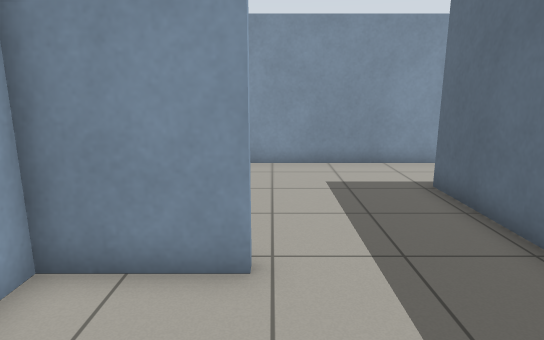
[1] (above)

24 first-person views from a walk through a robot-simulator world made for Gazebo. The camera is 1.2 m above the floor, tilts 12° down and sees 75° across. The floor is counted in squares, 0.5 m on a side. Each view is taken from the middle of a square. On the plan, view 1 faces up. The plan holds only what a view shows up to about 20 squares ahead; the rest is blank. The place goes on beyond the plan. Simple patterns stand in for the simulator's built-in surfaces.

[2]
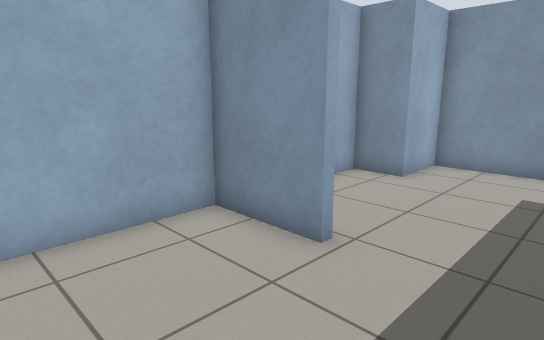

[3]
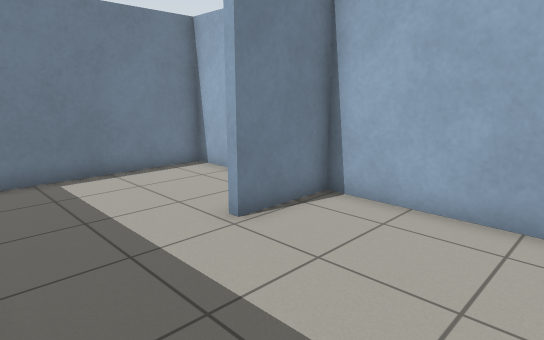

[4]
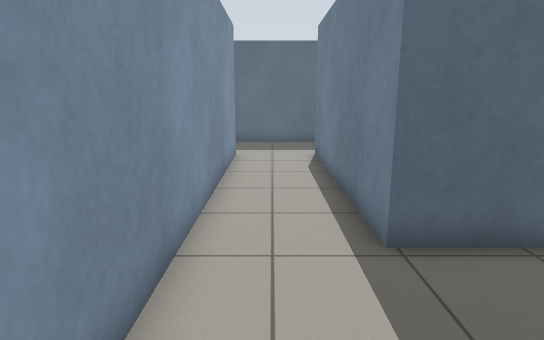

[5]
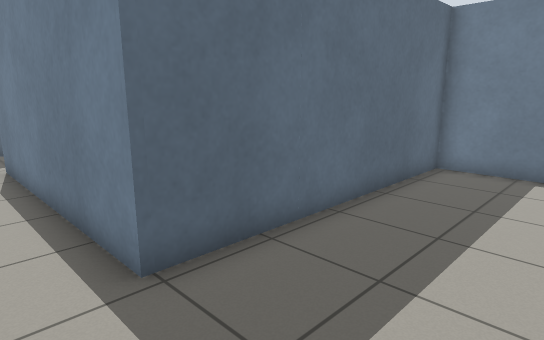

[6]
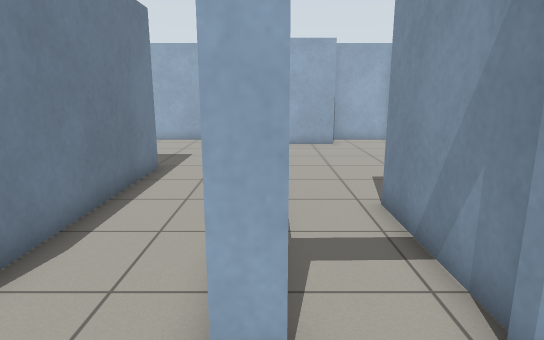

[7]
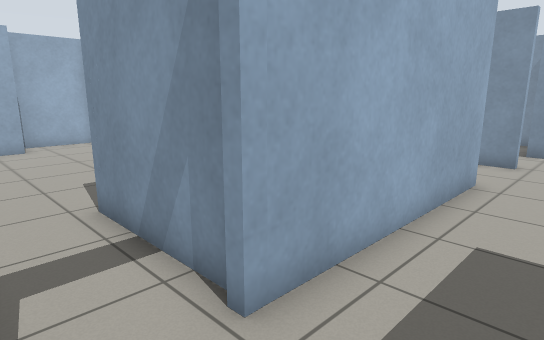

[8]
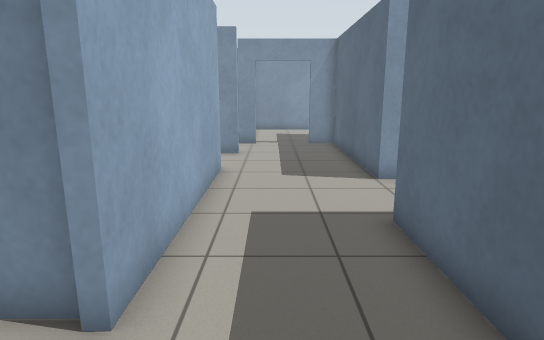

[9]
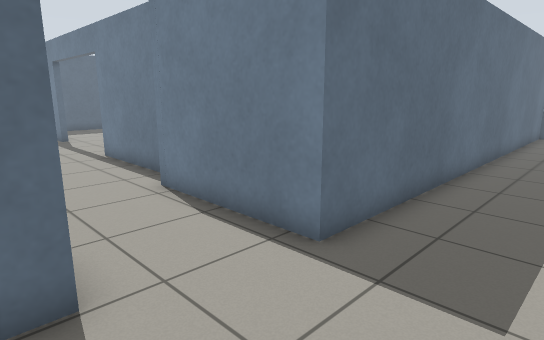

[10]
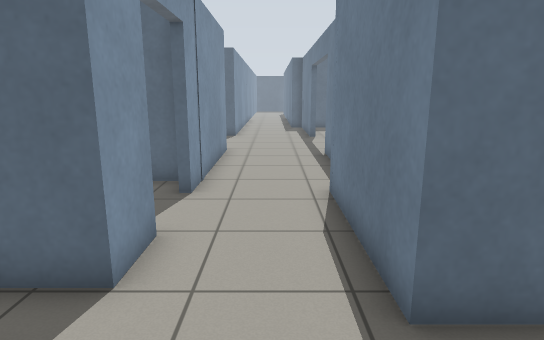

[11]
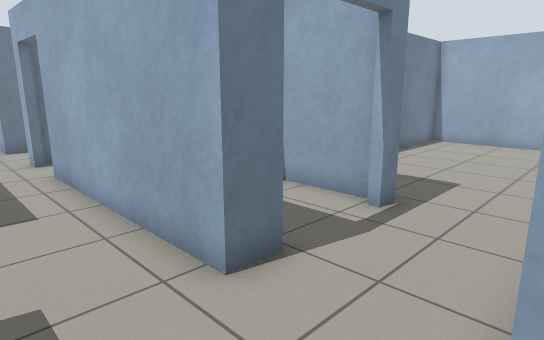

[12]
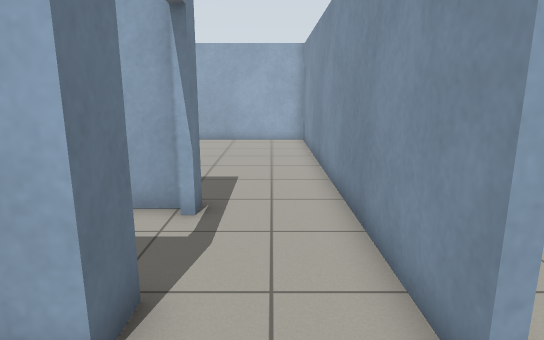

[13]
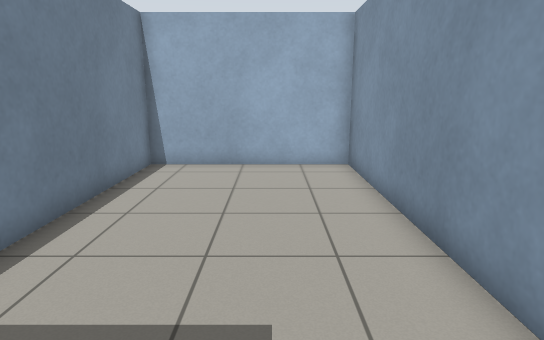

[14]
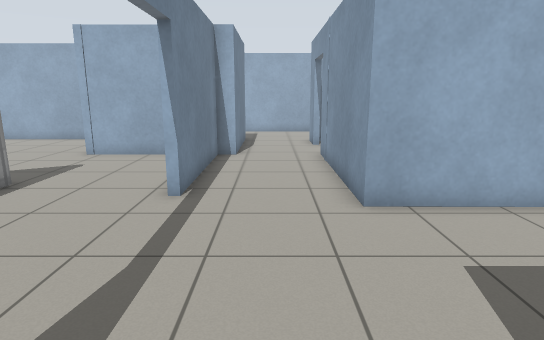

[15]
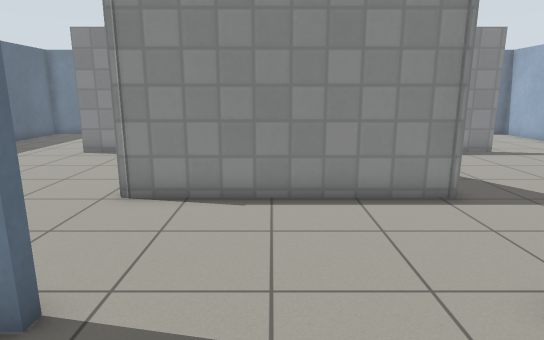

[16]
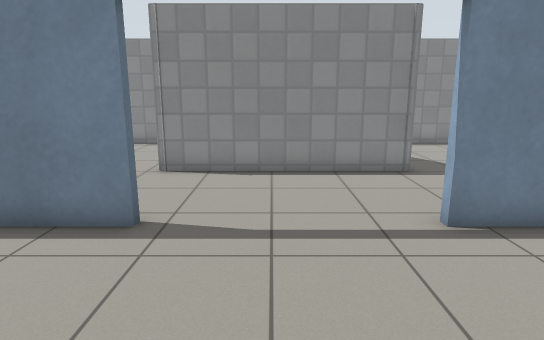

[17]
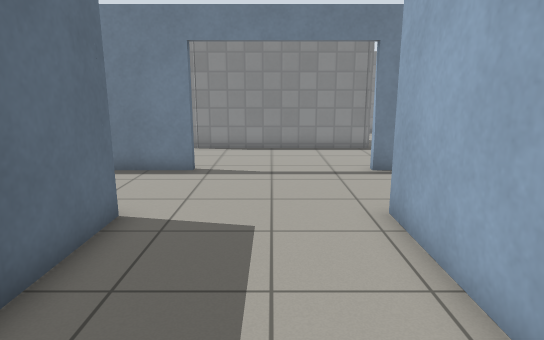

[18]
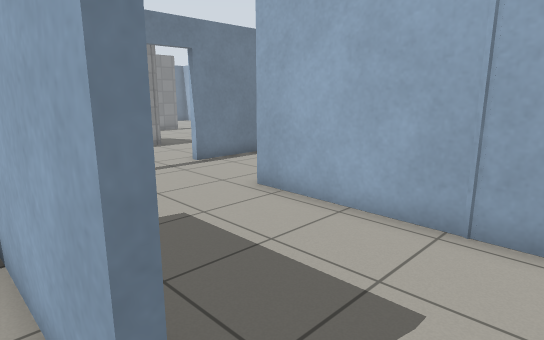

[19]
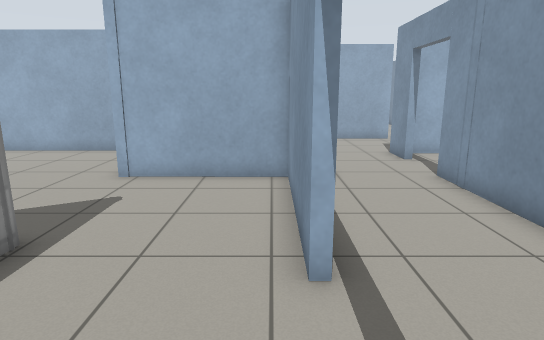

[20]
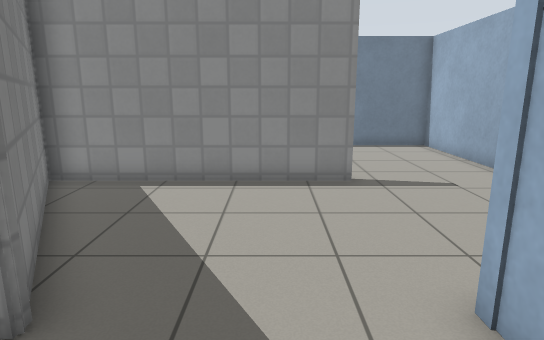

[21]
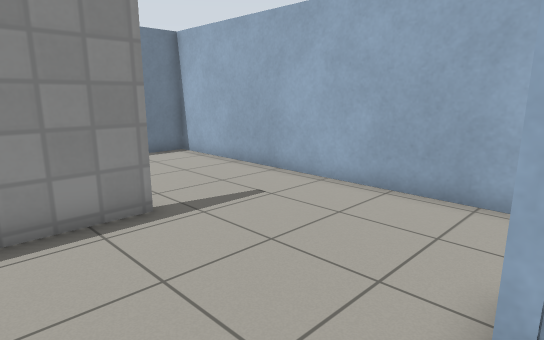

[22]
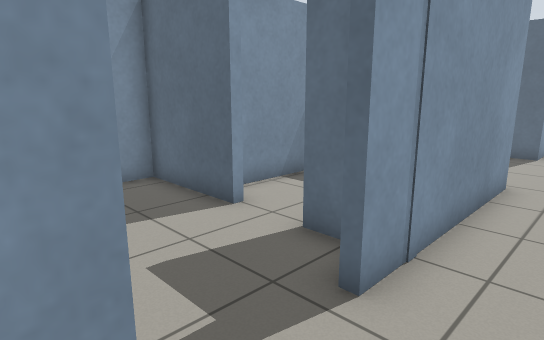

[23]
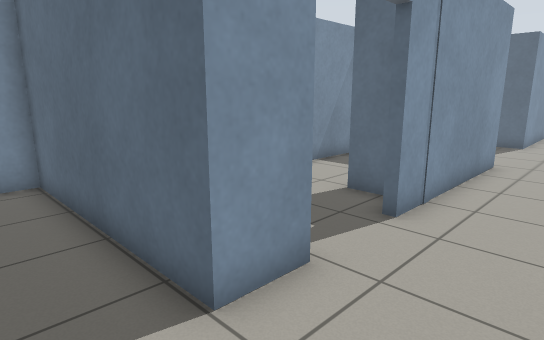

[24]
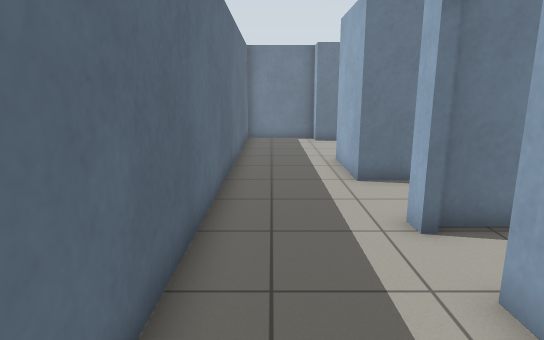

### Floor plan
Points are (right, up) in squares from view 1. A wall is a line through its corners. A room is listed if a view was taken in it or the views show most of it. See-through windows are left out.
Room 1 (views 1, 2)
walls: (-0.3, 4.4) (-3.2, 4.4) (-3.2, -1) (4.3, -1) (4.3, 3.5)
ways out: opening at (1.5, 4.5) to room 2
Room 2 (views 3, 4, 5)
walls: (4.3, 3.5) (4.3, 9.2) (13.6, 9.2); (13.3, 12.5) (-1.5, 12.5) (-1.5, 10) (-3.2, 10) (-3.2, 4.8) (-0.3, 4.8) (-0.3, 4.4)
ways out: opening at (1.5, 4.5) to room 1; opening at (14, 10.5) to room 3
Room 3 (views 6, 7, 8, 10, 22, 23, 24)
walls: (13.3, 13.2) (13.3, 12.5); (13.6, 9.2) (13.6, 5.6); (13.3, 21.4) (13.3, 15.2); (19.9, 22) (18.1, 22); (23.5, 22) (22.5, 22); (17.3, 4.5) (17.3, 18.5) (22.7, 18.5)
ways out: opening at (14, 10.5) to room 2; opening at (15.5, 22.5) to room 4; opening at (23.5, 20.5) to room 6; opening at (15.5, 5.5); open door at (13, 14); open door at (21, 22)
Room 4 (views 9, 12, 13)
walls: (8.4, 23.4) (9.2, 23.4); (12.1, 23.4) (13.3, 23.4) (13.3, 21.4); (13.6, 26.7) (-3.2, 26.7) (-3.2, 19.8) (3.9, 19.8); (18.1, 22) (18.1, 26.5)
ways out: opening at (15.5, 22.5) to room 3; opening at (15.5, 27) to room 5; open door at (11, 23)
Room 5 (view 11)
walls: (18.1, 26.5) (18.1, 29.5)
ways out: opening at (15.5, 27) to room 4
Room 6 (views 14, 15, 16, 17)
walls: (34.6, 17.8) (37.1, 17.8); (37.5, 22.2) (35.1, 22.2) (35.1, 25.4); (29.6, 28.4) (29.6, 22) (23.5, 22); (22.7, 17.8) (28.7, 17.8)
ways out: opening at (23.5, 20.5) to room 3; open door at (31.5, 18) to room 8
Room 7 (view 18)
walls: (35, 27.2) (35.4, 27.2) (35.4, 22.7)
Room 8 (views 19, 20, 21)
walls: (27.6, 12.9) (35.6, 12.9); (22.6, 6.2) (31.3, 6.2) (27.6, 12.7); (28.7, 17.5) (22.7, 17.5) (22.7, 12.4); (17.6, 11.6) (17.6, 5.4); (34.6, 17.4) (34.6, 17.8)
low walls: (27.6, 12.7) (27.6, 12.9)
ways out: open door at (31.5, 18) to room 6; opening at (20.5, 6); open door at (20, 12.5)

Positions as (right, up) in squares from view 1, and headings:
1: (0, 0), facing up
2: (3, 0), facing up-left
3: (4, 10), facing down-left
4: (-1, 11), facing right
5: (0, 11), facing down-right
6: (16, 13), facing left
7: (16, 13), facing up-left
8: (15, 12), facing up
9: (14, 23), facing down-right
10: (14, 20), facing right
11: (16, 27), facing down-left
12: (16, 25), facing left
13: (9, 24), facing left
14: (37, 20), facing left
15: (32, 21), facing down
16: (32, 24), facing down
17: (32, 29), facing down
18: (36, 29), facing down-left
19: (33, 17), facing left
20: (25, 16), facing down
21: (26, 13), facing down-left
22: (19, 20), facing up-right
23: (16, 19), facing up-right
24: (16, 19), facing down
